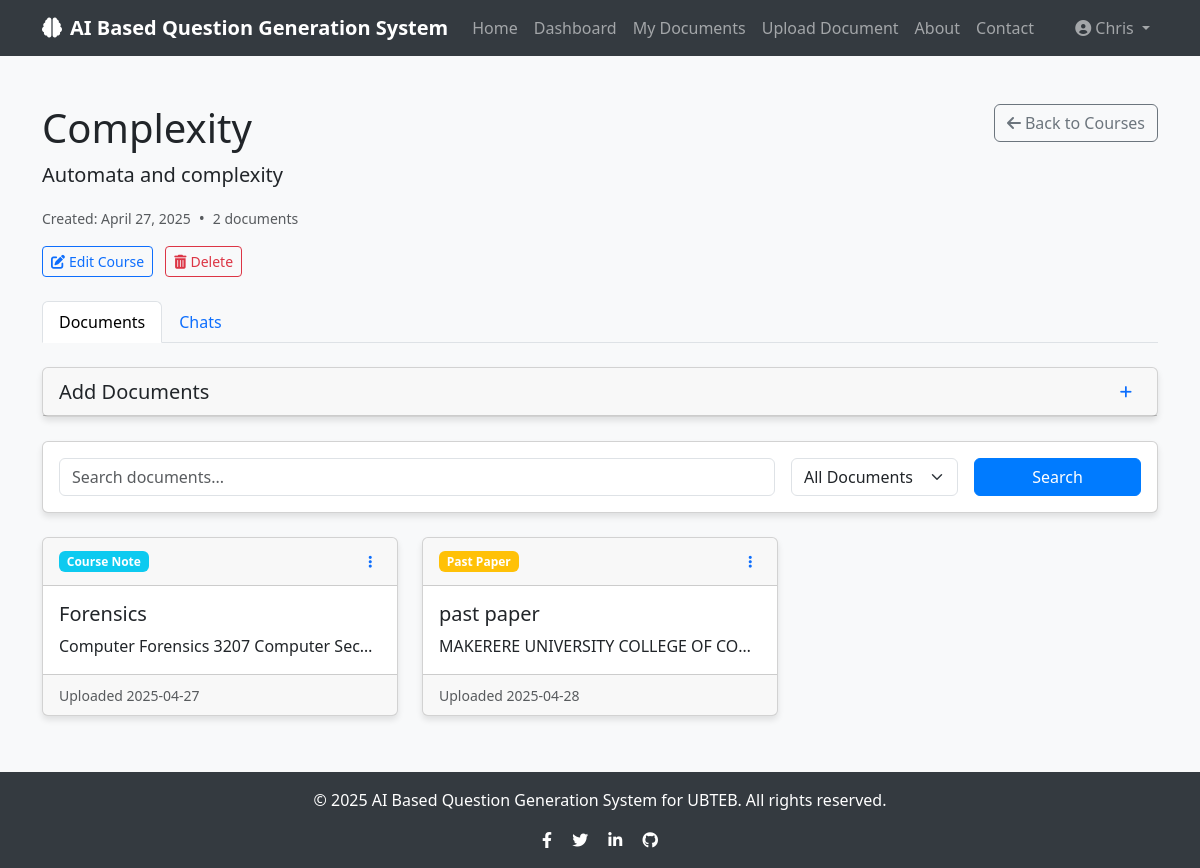
The app's page /courses/2 (signed in) with its own data.
### app/models/user.py (models this page shows, shortened)
class User(db.Model, UserMixin):
    __tablename__ = 'users'
    id = db.Column(db.Integer, primary_key=True)
    username = db.Column(db.String(50), unique=True, nullable=False)
    email = db.Column(db.String(120), unique=True, nullable=False)
    password = db.Column(db.String(60), nullable=False)
    created_at = db.Column(db.DateTime, default=datetime.utcnow)
    documents = db.relationship('Document', backref='author', lazy=True,
                               foreign_keys='Document.user_id', cascade="all, delete-orphan")
    questions = db.relationship('Question', backref='author', lazy=True, cascade="all, delete-orphan")
    courses = db.relationship('Course', backref='user', lazy=True, cascade="all, delete-orphan")
    chats = db.relationship('Chat', backref='user', lazy=True, cascade="all, delete-orphan")

### app/models/course.py (models this page shows, shortened)
class Course(db.Model):
    __tablename__ = 'courses'
    id = db.Column(db.Integer, primary_key=True)
    name = db.Column(db.String(100), nullable=False)
    description = db.Column(db.Text, nullable=True)
    created_at = db.Column(db.DateTime, default=datetime.utcnow)
    updated_at = db.Column(db.DateTime, default=datetime.utcnow, onupdate=datetime.utcnow)
    user_id = db.Column(db.Integer, db.ForeignKey('users.id'), nullable=False)
    documents = db.relationship('Document', backref='course', lazy=True, cascade="all, delete-orphan")
    chats = db.relationship('Chat', backref='course', lazy=True, cascade="all, delete-orphan")

### app/models/document.py (models this page shows, shortened)
class Document(db.Model):
    __tablename__ = 'documents'  # Make sure this is plural
    id = db.Column(db.Integer, primary_key=True)
    title = db.Column(db.String(100), nullable=False)
    filename = db.Column(db.String(100), nullable=False)
    file_path = db.Column(db.String(255), nullable=False)
    content = db.Column(db.Text, nullable=False)
    document_type = db.Column(db.String(20), nullable=False, default='note')  # 'note' or 'paper'
    created_at = db.Column(db.DateTime, default=datetime.utcnow)
    updated_at = db.Column(db.DateTime, default=datetime.utcnow, onupdate=datetime.utcnow)
    user_id = db.Column(db.Integer, db.ForeignKey('users.id'), nullable=False)
    course_id = db.Column(db.Integer, db.ForeignKey('courses.id'), nullable=True)
    @property
    def is_note(self):
        return self.document_type == 'note'

### app/routes/courses.py (the view, shortened to what this page needs)
@courses.route('/courses/<int:course_id>')
@login_required
def view_course(course_id):
    course = Course.query.get_or_404(course_id)
    if course.user_id != current_user.id:
        flash('Access denied. This course does not belong to you.', 'danger')
        return redirect(url_for('courses.list_courses'))
    document_form = DocumentUploadForm()
    search_form = DocumentSearchForm()
    query = request.args.get('query', '')
    doc_type = request.args.get('document_type', 'all')
    return render_template(
        'courses/view.html',
        course=course,
        document_form=document_form,
        search_form=search_form
    )

### app/forms/course_forms.py
class DocumentUploadForm(FlaskForm):
    title = StringField('Document Title', validators=[DataRequired(), Length(min=3, max=100)])
    document = FileField('Upload Document', validators=[
        FileRequired(),
        FileAllowed(['pdf', 'docx', 'txt'], 'Only PDF, Word, and text files are allowed.')
    ])
    document_type = SelectField('Document Type', choices=[
        ('note', 'Course Notes'),
        ('paper', 'Past Paper')
    ], default='note')
    submit = SubmitField('Upload Document')

class DocumentSearchForm(FlaskForm):
    query = StringField('Search Term', validators=[DataRequired(), Length(min=2, max=100)])
    document_type = SelectField('Document Type', choices=[
        ('all', 'All Documents'),
        ('note', 'Course Notes'),
        ('paper', 'Past Paper')
    ], default='all')
    submit = SubmitField('Search')

### app/models/user.py (called while the page is built)
@login_manager.user_loader
def load_user(user_id):
    return User.query.get(int(user_id))

### app/templates/courses/view.html (shortened to what this page needs)
{% extends "base.html" %}
{% block content %}
<div class="container py-4">
  <div class="row mb-4">
    <div class="col-md-8">
      <h1 class="mb-2">{{ course.name }}</h1>
      <p class="lead">{{ course.description }}</p>
      <div class="d-flex align-items-center text-muted mb-2">
        <small>Created: {{ course.created_at.strftime('%B %d, %Y') }}</small>
        <span class="mx-2">•</span>
        <small>{{ course.documents|length }} documents</small>
      </div>
      <div class="mt-3">
        <a href="{{ url_for('courses.edit_course', course_id=course.id) }}" class="btn btn-sm btn-outline-primary me-2">
          <i class="fas fa-edit me-1"></i>Edit Course
        </a>
        <button type="button" class="btn btn-sm btn-outline-danger" data-bs-toggle="modal" data-bs-target="#deleteCourseModal">
          <i class="fas fa-trash-alt me-1"></i>Delete
        </button>
      </div>
    </div>
    <div class="col-md-4 text-end">
      <a href="{{ url_for('courses.list_courses') }}" class="btn btn-outline-secondary">
        <i class="fas fa-arrow-left me-1"></i>Back to Courses
      </a>
    </div>
  </div>
  <ul class="nav nav-tabs mb-4" id="courseTabs" role="tablist">
    <li class="nav-item" role="presentation">
      <button class="nav-link active" id="documents-tab" data-bs-toggle="tab" data-bs-target="#documents" type="button" role="tab" aria-controls="documents" aria-selected="true">
        Documents
      </button>
    </li>
    <li class="nav-item" role="presentation">
      <button class="nav-link" id="chats-tab" data-bs-toggle="tab" data-bs-target="#chats" type="button" role="tab" aria-controls="chats" aria-selected="false">
        Chats
      </button>
    </li>
  </ul>
  <div class="tab-content" id="courseTabsContent">
    <div class="tab-pane fade show active" id="documents" role="tabpanel" aria-labelledby="documents-tab">
      <div class="card mb-4">
        <div class="card-header d-flex justify-content-between align-items-center">
          <h5 class="mb-0">Add Documents</h5>
          <button class="btn btn-sm btn-link" type="button" data-bs-toggle="collapse" data-bs-target="#uploadFormCollapse" aria-expanded="false" aria-controls="uploadFormCollapse" aria-label="Show upload form">
            <i class="fas fa-plus"></i>
          </button>
        </div>
      </div>
      <div class="card mb-4">
        <div class="card-body">
          <form method="GET" class="row g-3">
            <div class="col-md-8">
              {{ search_form.query(class="form-control", placeholder="Search documents...") }}
            </div>
            <div class="col-md-2">
              {{ search_form.document_type(class="form-select") }}
            </div>
            <div class="col-md-2">
              {{ search_form.submit(class="btn btn-primary w-100") }}
            </div>
          </form>
        </div>
      </div>
      {% if course.documents %}
        <div class="row row-cols-1 row-cols-md-2 row-cols-lg-3 g-4">
          {% for doc in course.documents %}
            <div class="col">
              <div class="card h-100">
                <div class="card-header d-flex justify-content-between align-items-center">
                  <span class="badge {% if doc.is_note %}bg-info{% else %}bg-warning{% endif %}">
                    {% if doc.is_note %}Course Note{% else %}Past Paper{% endif %}
                  </span>
                  <div class="dropdown">
                    <button class="btn btn-sm btn-link" type="button" data-bs-toggle="dropdown" aria-expanded="false" aria-label="Open document actions menu">
                      <i class="fas fa-ellipsis-v"></i>
                    </button>
                  </div>
                </div>
                <div class="card-body">
                  <h5 class="card-title">{{ doc.title }}</h5>
                  <p class="card-text text-truncate">{{ doc.content[:100] }}...</p>
                </div>
                <div class="card-footer">
                  <small class="text-muted">Uploaded {{ doc.created_at.strftime('%Y-%m-%d') }}</small>
                </div>
              </div>
            </div>
          {% endfor %}
        </div>
      {% else %}
        <div class="alert alert-info">
          <p class="mb-0">No documents have been added to this course yet. Use the form above to add documents.</p>
        </div>
      {% endif %}
    </div>
  </div>
</div>
{% endblock %}

### app/templates/base.html (shortened to what this page needs)
<!DOCTYPE html>
<html lang="en">
<head>
    <link href="https://cdn.jsdelivr.net/npm/bootstrap@5.3.0/dist/css/bootstrap.min.css" rel="stylesheet">
    <link rel="stylesheet" href="https://cdnjs.cloudflare.com/ajax/libs/font-awesome/6.0.0/css/all.min.css">
</head>
<body>
    <nav class="navbar navbar-expand-lg navbar-dark mb-4">
        <div class="container">
            <a class="navbar-brand" href="{{ url_for('main.index') }}">
                <i class="fas fa-brain me-2"></i>AI Based Question Generation System
            </a>
            <div class="collapse navbar-collapse" id="navbarNav">
                <ul class="navbar-nav me-auto">
                    <li class="nav-item">
                        <a class="nav-link" href="{{ url_for('main.index') }}">Home</a>
                    </li>
                    {% if current_user.is_authenticated %}
                    <li class="nav-item">
                        <a class="nav-link" href="{{ url_for('main.dashboard') }}">Dashboard</a>
                    </li>
                    <li class="nav-item">
                        <a class="nav-link" href="{{ url_for('questions.list_documents') }}">My Documents</a>
                    </li>
                    <li class="nav-item">
                        <a class="nav-link" href="{{ url_for('questions.upload_document') }}">Upload Document</a>
                    </li>
                    {% endif %}
                    <li class="nav-item">
                        <a class="nav-link" href="{{ url_for('main.about') }}">About</a>
                    </li>
                    <li class="nav-item">
                        <a class="nav-link" href="{{ url_for('main.contact') }}">Contact</a>
                    </li>
                </ul>
                <ul class="navbar-nav">
                    {% if current_user.is_authenticated %}
                    <li class="nav-item dropdown">
                        <a class="nav-link dropdown-toggle" href="#" id="navbarDropdown" role="button" data-bs-toggle="dropdown" aria-expanded="false">
                            <i class="fas fa-user-circle me-1"></i>{{ current_user.username }}
                        </a>
                    </li>
                    {% endif %}
                </ul>
            </div>
        </div>
    </nav>
    <div class="content">
        {% block content %}{% endblock %}
    </div>
    <footer class="footer text-center">
        <div class="container">
            <div class="row">
                <div class="col-md-12">
                    <p>&copy; 2025 AI Based Question Generation System for UBTEB. All rights reserved.</p>
                    <div class="social-icons">
                        <a href="#" class="text-white me-3"><i class="fab fa-facebook-f"></i></a>
                        <a href="#" class="text-white me-3"><i class="fab fa-twitter"></i></a>
                        <a href="#" class="text-white me-3"><i class="fab fa-linkedin-in"></i></a>
                        <a href="#" class="text-white"><i class="fab fa-github"></i></a>
                    </div>
                </div>
            </div>
        </div>
    </footer>
</body>
</html>

### app/templates/base.html (style rules this page uses)
body { min-height: 100vh; display: flex; flex-direction: column; background-color: #f8f9fa; }
.content { flex: 1; }
.navbar { background-color: #343a40; }
.navbar-brand { font-weight: bold; color: #ffffff; }
.footer { background-color: #343a40; color: #ffffff; padding: 1rem 0; margin-top: 2rem; }
.card { box-shadow: 0 4px 6px rgba(0, 0, 0, 0.1); transition: all 0.3s ease; }
.btn-primary { background-color: #007bff; border-color: #007bff; }

### records on screen
User: username "Chris"
Course: name "Complexity", description "Automata and complexity", created_at "April 27, 2025"
Document: document_type "Course Note", title "Forensics", content "Computer Forensics 3207 Computer Sec…", created_at "2025-04-27"
Document: document_type "Past Paper", title "past paper", content "MAKERERE UNIVERSITY COLLEGE OF CO…", created_at "2025-04-28"

### other values on screen
{{ course.documents|length }} "2"
